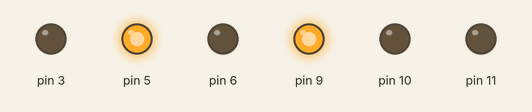
A sketch run on a simulated Arduino Uno, built with avr-gcc and run on an emulated ATmega328P. Parts: output pins drawn as LEDs (lit = HIGH).

Above: at 0.05 s.
At 1.55 s:
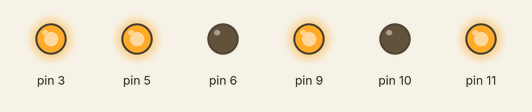
At 3.05 s:
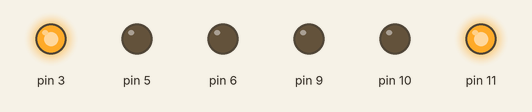
At 3.8 s:
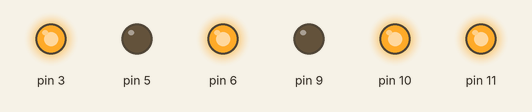
At 4.6 s:
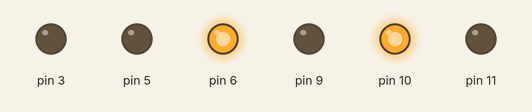
At 6.15 s:
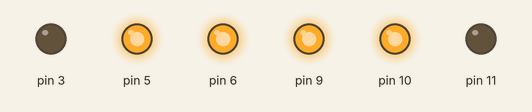
Timing chart, 0 to 8.1 s (numbered marks = the images above):
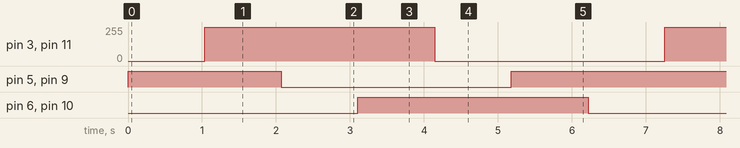

The sketch:

RGB_Test.ino
```cpp
int i;
int switchCaseVar = 1;
void setup() {
  // Start off with the LED off.
  pinMode(11,OUTPUT);
  pinMode(10,OUTPUT);
  pinMode(9,OUTPUT);
  pinMode(5,OUTPUT);
  pinMode(6,OUTPUT);
  pinMode(3,OUTPUT);
}

void loop() {
  switch(switchCaseVar){
  case 1:
    setRGB1(255,i,0);
    setRGB2(255,0,i);
    if (i>=255){
      switchCaseVar = 2;
      i=0;
    }
    break;
  case 2:
    setRGB1((255-i),255,0);
    setRGB2((255-i),0,255);
    if (i>=255){
      switchCaseVar = 3;
      i=0;
    }
    break;
  case 3:
    setRGB1(0,255,i);
    setRGB2(0,i,255);
    if(i>=255){
      switchCaseVar = 4;
      i=0;
    }
    break;
  case 4:
    setRGB1(0,(255-i),255);
    setRGB2(0,255,(255-i));
    if (i>=255){
      switchCaseVar = 5;
      i=0;
    }
    break;
  case 5:
    setRGB1(i,0,255);
    setRGB2(i,255,0);
    if(i>=255){
      switchCaseVar = 6;
      i=0;
    }
    break;
  case 6:
    setRGB1(255,0,(255-i));
    setRGB2(255,(255-i),0);
    if(i>=255){
      switchCaseVar = 1;
      i=0;
    }
    break;
  }
  delay(4);
  i++;
}
void setRGB1(int R,int G,int B){
  analogWrite(9,R);
  analogWrite(11,G);
  analogWrite(10,B);
}
void setRGB2(int R,int G, int B){
  analogWrite(5,R);
  analogWrite(6,G);
  analogWrite(3,B);
}
```

Measured:
- by itself, pin 3, pin 11: alternates 255/255 for 3.1 s and 0/255 for 3.1 s
- by itself, pin 5, pin 9: repeats every 6.2 s: LOW 3.1 s, HIGH 3.1 s
- by itself, pin 6, pin 10: alternates HIGH for 3.1 s and LOW for 3.1 s
